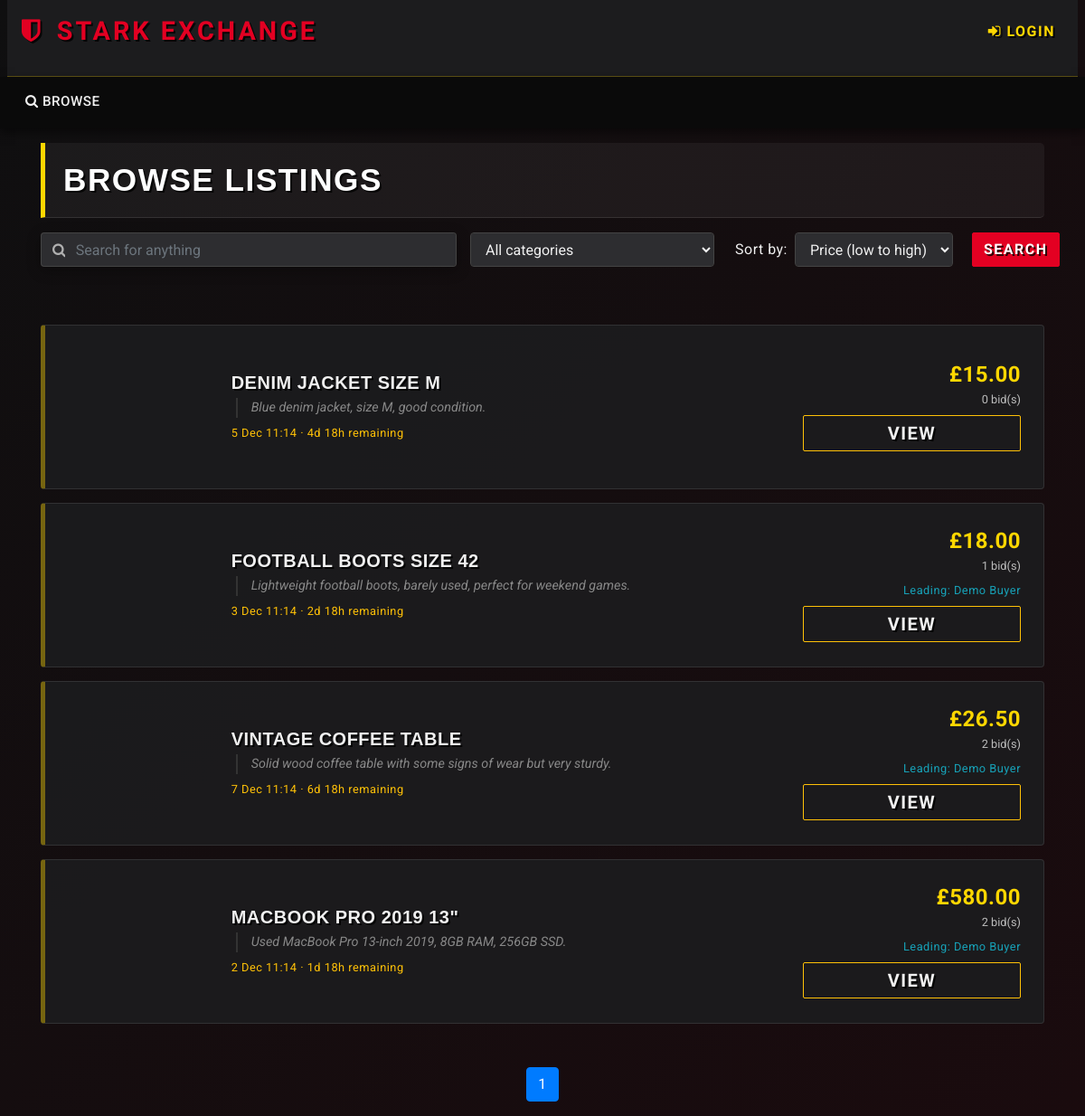
Screenshot of /browse.php with the database file from the repository.
### tables this page shows
CREATE TABLE auctions (
    auction_id    INT AUTO_INCREMENT PRIMARY KEY,
    item_id       INT NOT NULL,
    seller_id     INT NOT NULL,
    start_price   DECIMAL(10,2) NOT NULL,
    reserve_price DECIMAL(10,2),
    start_date    DATETIME NOT NULL DEFAULT CURRENT_TIMESTAMP,
    end_date      DATETIME NOT NULL,
    winner_id     INT NULL,
     
     
     
    status        ENUM('pending','active','finished','cancelled','removed')
                  NOT NULL DEFAULT 'pending',

    CONSTRAINT fk_auctions_item
        FOREIGN KEY (item_id)
        REFERENCES items(item_id)
        ON DELETE CASCADE
        ON UPDATE CASCADE,

    CONSTRAINT fk_auctions_seller
        FOREIGN KEY (seller_id)
        REFERENCES users(user_id)
        ON DELETE CASCADE
        ON UPDATE CASCADE,

    CONSTRAINT fk_auctions_winner
        FOREIGN KEY (winner_id)
        REFERENCES users(user_id)
        ON DELETE SET NULL
        ON UPDATE CASCADE
);

CREATE TABLE items (
    item_id      INT AUTO_INCREMENT PRIMARY KEY,
    title        VARCHAR(255) NOT NULL,
    description  TEXT,
    
     
    image_path   VARCHAR(255) DEFAULT NULL, 
     

    category_id  INT NOT NULL,
    seller_id    INT NOT NULL,
    created_at   DATETIME NOT NULL DEFAULT CURRENT_TIMESTAMP,

    CONSTRAINT fk_items_category
        FOREIGN KEY (category_id)
        REFERENCES categories(category_id)
        ON DELETE RESTRICT
        ON UPDATE CASCADE,

    CONSTRAINT fk_items_seller
        FOREIGN KEY (seller_id)
        REFERENCES users(user_id)
        ON DELETE CASCADE
        ON UPDATE CASCADE
);

### utilities.php (called while the page is built, shortened)
<?php
function get_db() {
    static $conn = null;
    if ($conn === null) {
        $conn = new mysqli(DB_HOST, DB_USER, DB_PASS, DB_NAME);
        $conn->set_charset(DB_CHARSET);
    }
    return $conn;
}
function db_query($sql, $types = '', $params = []) {
    $conn = get_db();
    if ($types === '' || empty($params)) {
        return $conn->query($sql);
    }
    $stmt = $conn->prepare($sql);
    $stmt->bind_param($types, ...$params);
    if (!$stmt->execute()) {
        die('Execute failed: ' . $stmt->error);
    }
    return $stmt->get_result();
}
function display_time_remaining($interval) {
    if ($interval->days == 0 && $interval->h == 0) {
      $time_remaining = $interval->format('%im %Ss');
    }
    else if ($interval->days == 0) {
      $time_remaining = $interval->format('%hh %im');
    }
    else {
      $time_remaining = $interval->format('%ad %hh');
    }
  return $time_remaining;
}
?>

### browse.php (the view, shortened to what this page needs)
<?php
require_once 'utilities.php';
$keyword  = isset($_GET['keyword'])   ? trim($_GET['keyword'])   : '';
$category = isset($_GET['cat'])       ? $_GET['cat']             : 'all';
$ordering = isset($_GET['order_by'])  ? $_GET['order_by']        : 'pricelow';
include_once 'header.php';
?>
<div class="container">
<h2 class="my-3">Browse listings</h2>
<div id="searchSpecs">
<form method="get" action="browse.php">
  <div class="row">
    <div class="col-md-5 pr-0">
      <div class="form-group">
	    <div class="input-group">
          <div class="input-group-prepend">
            <span class="input-group-text bg-transparent pr-0 text-muted">
              <i class="fa fa-search"></i>
            </span>
          </div>
          <input
            type="text"
            class="form-control border-left-0"
            id="keyword"
            name="keyword"
            placeholder="Search for anything"
            value="<?php echo htmlspecialchars($keyword); ?>"
          >
        </div>
      </div>
    </div>
    <div class="col-md-3 pr-0">
      <div class="form-group">
        <select class="form-control" id="cat" name="cat">
          <option value="all" <?php if ($category === 'all') echo 'selected'; ?>>
            All categories
          </option>
        </select>
      </div>
    </div>
    <div class="col-md-3 pr-0">
      <div class="form-inline">
        <label class="mx-2" for="order_by">Sort by:</label>
        <select class="form-control" id="order_by" name="order_by">
          <option value="pricelow" <?php if ($ordering === 'pricelow') echo 'selected'; ?>>
            Price (low to high)
          </option>
        </select>
      </div>
    </div>
    <div class="col-md-1 px-0">
      <button type="submit" class="btn btn-primary">Search</button>
    </div>
  </div>
</form>
</div>
</div>
<?php
if (!isset($_GET['order_by'])) {
  $ordering = 'pricelow';
} else {
  $ordering = $_GET['order_by'];
}
if (!isset($_GET['page'])) {
  $curr_page = 1;
} else {
  $curr_page = (int)$_GET['page'];
  if ($curr_page < 1) {
    $curr_page = 1;
  }
}
$where  = " WHERE a.status = 'active' ";
$params = [];
$types  = '';
$order_by_sql = " ORDER BY ";
switch ($ordering) {
  case 'pricelow':
  default:
    $order_by_sql .= "current_price ASC";
    break;
}
$results_per_page = 10;
$count_sql = "
  SELECT COUNT(DISTINCT a.auction_id) AS total
  FROM auctions a
  JOIN items i ON a.item_id = i.item_id
  $where
";
$result_count = db_query($count_sql, $types, $params);
$row_count    = $result_count->fetch_assoc();
$num_results  = (int)$row_count['total'];
if ($num_results == 0) {
  $max_page = 1;
} else {
  $max_page = ceil($num_results / $results_per_page);
}
$offset = ($curr_page - 1) * $results_per_page;
$list_sql = "
  SELECT
    a.auction_id,
    a.item_id,
    i.title,
    i.image_path,
    i.description,
    COALESCE(MAX(b.bid_amount), a.start_price) AS current_price,
    COUNT(b.bid_id) AS num_bids,
    a.end_date,
    (SELECT u.name
     FROM bids b2
     JOIN users u ON b2.buyer_id = u.user_id
     WHERE b2.auction_id = a.auction_id
     ORDER BY b2.bid_amount DESC, b2.bid_time ASC
     LIMIT 1) AS current_winner
  FROM auctions a
  JOIN items i ON a.item_id = i.item_id
  LEFT JOIN bids b ON a.auction_id = b.auction_id
  $where
  GROUP BY a.auction_id
  $order_by_sql
  LIMIT ? OFFSET ?
";
$list_params   = $params;
$list_types    = $types . 'ii';
$list_params[] = $results_per_page;
$list_params[] = $offset;
$result_list = db_query($list_sql, $list_types, $list_params);
?>
<div class="container mt-5">
<ul class="list-group">
<?php
if ($num_results == 0) {
  echo '<li class="list-group-item">No results found.</li>';
} else {
  $now = new DateTime();
  while ($row = $result_list->fetch_assoc()) {
    $item_id       = (int)$row['item_id'];
    $title         = $row['title'];
    $description   = $row['description'];
    $current_price = (float)$row['current_price'];
    $num_bids      = (int)$row['num_bids'];
    $end_date      = new DateTime($row['end_date']);
    $image_path    = $row['image_path'];
    $current_winner = $row['current_winner'] ?? null;
    $time_remaining = '';
    if ($now < $end_date) {
      $diff = date_diff($now, $end_date);
      $time_remaining = display_time_remaining($diff) . ' remaining';
    } else {
      $time_remaining = 'Ended';
    }
    $short_desc = $description;
    ?>
    <li class="list-group-item"
        style="background-color: #111; border: 1px solid #333; margin-bottom: 10px; border-radius: 4px;">
      <div class="row align-items-center">
        <div class="col-md-2">
          <?php
          if (!empty($image_path) && file_exists($image_path)) {
            echo '<img src="' . htmlspecialchars($image_path) . '" alt="Item image" class="img-fluid"
                     style="width: 140px; height: 140px; object-fit: cover; border-radius: 4px;">';
          } else {
            echo '<div class="img-placeholder-sm" style="width: 140px; height: 140px;"></div>';
          }
          ?>
        </div>
        <div class="col-md-7">
          <h5 class="mb-1">
            <a href="listing.php?item_id=<?php echo $item_id; ?>"
               class="text-light"
               style="font-family: \'Oswald\', sans-serif; letter-spacing: 0.5px;">
              <?php echo htmlspecialchars($title); ?>
            </a>
          </h5>
          <p class="mb-1 text-muted" style="font-size: 0.9rem;">
            <?php echo htmlspecialchars($short_desc); ?>
          </p>
          <small class="text-warning">
            <?php echo $end_date->format('j M H:i'); ?><?php echo $time_remaining ? ' · ' . $time_remaining : ''; ?>
          </small>
        </div>
        <div class="col-md-3 text-right">
          <div style="font-size: 1.5rem; font-weight: bold; color: var(--color-accent);">
            £<?php echo number_format($current_price, 2); ?>
          </div>
          <div class="text-muted small mb-2">
            <?php echo $num_bids; ?> bid(s)
          </div>
          <?php if ($current_winner): ?>
          <div class="text-info small mb-2">
            <i class="fas fa-trophy"></i> Leading: <?php echo htmlspecialchars($current_winner); ?>
          </div>
          <?php endif; ?>
          <a href="listing.php?item_id=<?php echo $item_id; ?>" class="btn btn-outline-warning btn-sm">
            VIEW
          </a>
        </div>
      </div>
    </li>
    <?php
  }
}
?>
</ul>
<nav aria-label="Search results pages" class="mt-5">
  <ul class="pagination justify-content-center">
<?php
  $querystring = "";
  $high_page_boost = max(3 - $curr_page, 0);
  $low_page_boost  = max(2 - ($max_page - $curr_page), 0);
  $low_page        = max(1, $curr_page - 2 - $low_page_boost);
  $high_page       = min($max_page, $curr_page + 2 + $high_page_boost);
  for ($i = $low_page; $i <= $high_page; $i++) {
    if ($i == $curr_page) {
      echo('<li class="page-item active">');
    } else {
      echo('<li class="page-item">');
    }
    echo('
      <a class="page-link" href="browse.php?' . $querystring . 'page=' . $i . '">' . $i . '</a>
    </li>');
  }
?>
  </ul>
</nav>
</div>
<?php include_once("footer.php"); ?>

### css/custom.css (style rules this page uses)
:root { --color-primary: #E30022; --color-accent: #FFD700; --color-bg-dark: #0A0A0A; --color-bg-secondary: #1C1C1E; --color-bg-input: #2D2D30; --color-text-light: #F0F0F0; --color-text-muted: #B0B0B0; }
body, html { background-color: var(--color-bg-dark) !important; background: linear-gradient(135deg, #0f0f10 0%, #1a0b0e 100%) !important; min-height: 100vh; color: var(--color-text-light) !important; font-family: 'Roboto', sans-serif !important; font-weight: 400; letter-spacing: 0.5px; }
h1, h2, h3, h4, h5, h6, .navbar-brand, .card-title, .container h2, .btn { font-family: 'Oswald', sans-serif !important; font-weight: 700; letter-spacing: 1.5px !important; text-transform: uppercase; color: white !important; text-shadow: 2px 2px 0px rgba(0,0,0,0.8) !important; margin-bottom: 15px; }
.container p.text-muted, .text-muted { font-family: 'Roboto', sans-serif !important; font-weight: 400; letter-spacing: normal; text-shadow: none !important; color: #bbb !important; }
.btn { border-radius: 2px !important; font-weight: bold; text-transform: uppercase; transition: all 0.3s ease; }
.btn-primary { background-color: var(--color-primary) !important; border: 1px solid var(--color-primary) !important; color: white !important; }
.form-control { background-color: var(--color-bg-input) !important; border: 1px solid #444 !important; color: var(--color-text-light) !important; }
.input-group-text { background-color: var(--color-bg-input) !important; border: 1px solid #444 !important; border-right: none !important; color: var(--color-text-muted) !important; }
.input-group .form-control { border-left: none !important; }
.input-group { box-shadow: 0 4px 15px rgba(0,0,0,0.3); transition: all 0.3s ease; }
ul.list-group { border: none !important; gap: 15px; background-color: transparent !important; }
.list-group-item { background-color: rgba(28, 28, 30, 0.9) !important; border: 1px solid rgba(255, 255, 255, 0.1) !important; margin-bottom: 0 !important; border-radius: 4px; padding: 20px 25px; border-left: 5px solid rgba(255, 215, 0, 0.4) !important; position: relative; overflow: hidden; transition: all 0.3s cubic-bezier(0.25, 0.8, 0.25, 1); }
.list-group-item h5, .list-group-item a { color: var(--color-text-light) !important; font-weight: bold; text-decoration: none; font-size: 1.25rem; display: block; margin-bottom: 5px; }
.list-group-item::after { content: ""; position: absolute; top: 0; left: -100%; width: 50%; height: 100%; background: linear-gradient(to right, transparent, rgba(255, 255, 255, 0.1), transparent); transform: skewX(-25deg); transition: none; }
.container h2.my-3 { background: rgba(255, 255, 255, 0.05); padding: 20px; border-left: 5px solid var(--color-accent); border-radius: 0 5px 5px 0; font-family: 'Impact', sans-serif !important; text-transform: uppercase; letter-spacing: 1px; font-size: 2.2rem; border-bottom: 1px solid rgba(255, 255, 255, 0.1); }
.container p.text-muted { color: #888 !important; font-style: italic; border-left: 2px solid #333; padding-left: 15px; margin-left: 5px; }

### rows the page displays
auctions: item.title "DENIM JACKET SIZE M", item.description "Blue denim jacket, size M, good condition.", end_date "5 Dec 11:14", end_date "4d 18h remaining", current_price "15.00", num_bids "0"
auctions: item.title "FOOTBALL BOOTS SIZE 42", item.description "Lightweight football boots, barely used, perfect for weekend games.", end_date "3 Dec 11:14", end_date "2d 18h remaining", current_price "18.00", num_bids "1", current_winner "Demo Buyer"
auctions: item.title "VINTAGE COFFEE TABLE", item.description "Solid wood coffee table with some signs of wear but very sturdy.", end_date "7 Dec 11:14", end_date "6d 18h remaining", current_price "26.50", num_bids "2", current_winner "Demo Buyer"
auctions: item.title "MACBOOK PRO 2019 13\"", item.description "Used MacBook Pro 13-inch 2019, 8GB RAM, 256GB SSD.", end_date "2 Dec 11:14", end_date "1d 18h remaining", current_price "580.00", num_bids "2", current_winner "Demo Buyer"
